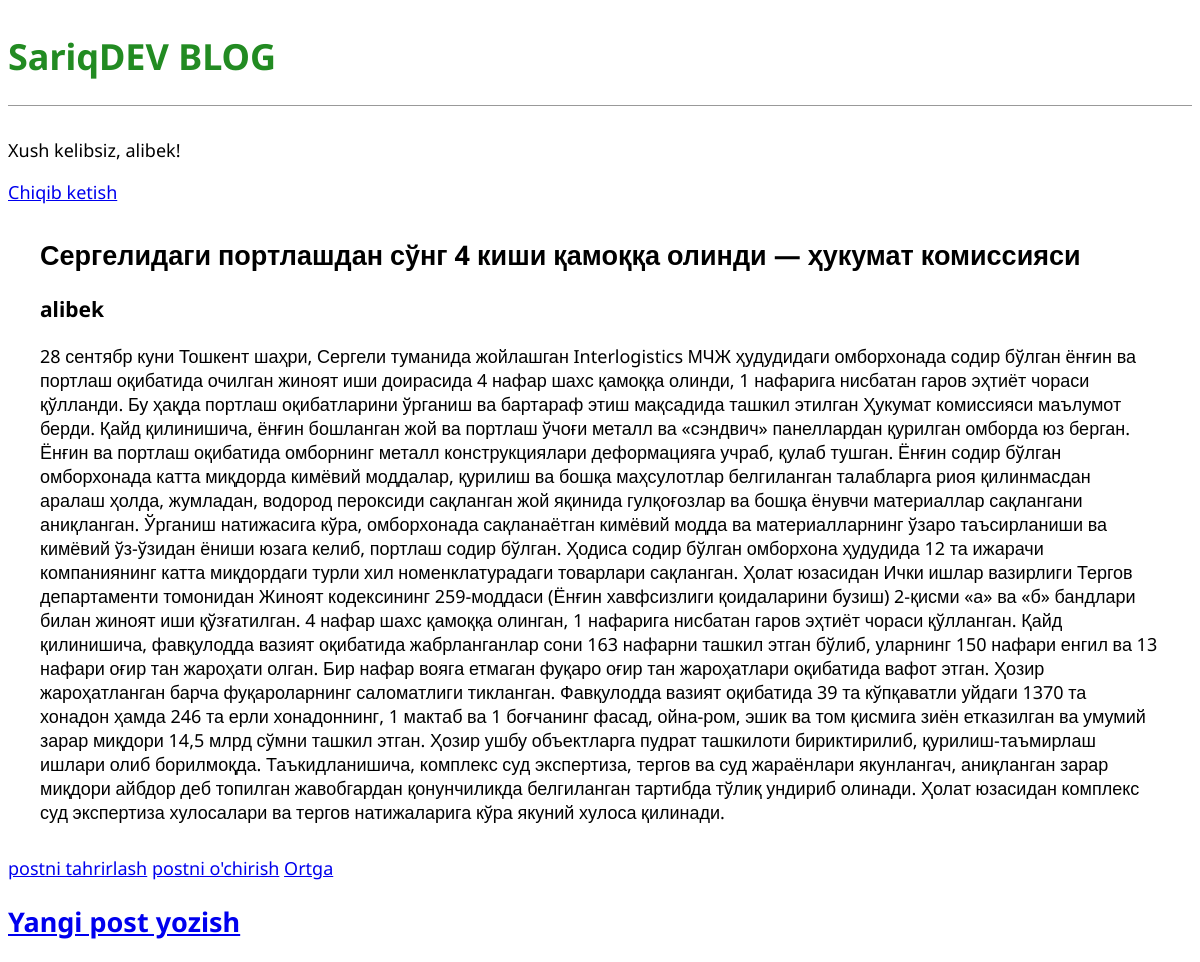
The app's page /post/1/ (signed in) with its own data.
### blog/models.py (models this page shows, shortened)
class Post(models.Model):
    title = models.CharField(max_length=200)
    author = models.ForeignKey('auth.User', on_delete=models.CASCADE)
    body = models.TextField()

### blog/views.py (the view)
# urls.py: path('post/<int:pk>/',BlogDetailView.as_view(), name = 'post_detail')
class BlogDetailView(DetailView):
    model = Post
    template_name = 'post_detail.html'

### templates/post_detail.html
{% extends 'base.html' %}
{% block content %}
    <div class="post-entry">
        <h2>{{ post.title }}</h2>
        <h3>{{ post.author }}</h3>
        <p>{{ post.body }}</p>
    </div>
    <a href="{% url 'post_edit' post.pk %}">postni tahrirlash</a>
     <a href="{% url 'post_delete' post.pk %}">postni o'chirish</a>
    <a href="{% url 'home' %}">Ortga</a>
{% endblock content %}

### templates/base.html (shortened to what this page needs)
{% load static %}
<!DOCTYPE html>
<html lang="en">
<head>
    <link rel="stylesheet" href="{% static 'css/base.css' %}">
</head>
<body>
<header>
    <h1><a href="{% url 'home' %}">SariqDEV BLOG</a></h1>
</header>
    {% if user.is_authenticated %}
        <p>Xush kelibsiz, {{ user.username }}!</p>
        <p><a href="{% url 'logout' %}">Chiqib ketish</a></p>
    {% else %}
        <a href="{% url 'login' %}">Saytga kirish</a>
        <a href="{% url 'signup' %}">Ro'yhatdan o'tish</a>
    {% endif %}
    <div>
        {% block content %}
        {% endblock content %}
    </div>
<footer>
    <h2><a href="{% url 'post_new' %}">Yangi post yozish</a></h2>
</footer>
</body>
</html>

### static/css/base.css (style rules this page uses)
header { border-bottom: 1px solid #999; margin-bottom: 2rem; display: flex; }
body { font-family:'Noto Sans', sans-serif; font-size: 18px; }
header h1 a { color: ForestGreen; text-decoration: none; }
.post-entry h2 { margin: 0.5rem 0; }
.post-entry p { margin: 0; font-weight: 400; }
.post-entry { margin: 2rem; }

### records on screen
Post: title "Сергелидаги портлашдан сўнг 4 киши қамоққа олинди — ҳукумат комиссияси", author "alibek", body "28 сентябр куни Тошкент шаҳри, Сергели туманида жойлашган Interlogistics МЧЖ ҳудудидаги омборхонада содир бўлган ёнғин ва портлаш оқибатида очилган жиноят иши доирасида 4 нафар шахс қамоққа олинди, 1 нафарига нисбатан гаров эҳтиёт чораси қўлланди. Бу ҳақда портлаш оқибатларини ўрганиш ва бартараф этиш мақсадида ташкил этилган Ҳукумат комиссияси маълумот берди. Қайд қилинишича, ёнғин бошланган жой ва портлаш ўчоғи металл ва «сэндвич» панеллардан қурилган омборда юз берган. Ёнғин ва портлаш оқибатида омборнинг металл конструкциялари деформацияга учраб, қулаб тушган. Ёнғин содир бўлган омборхонада катта миқдорда кимёвий моддалар, қурилиш ва бошқа маҳсулотлар белгиланган талабларга риоя…"

### other values on screen
{{ user.username }} "alibek"
